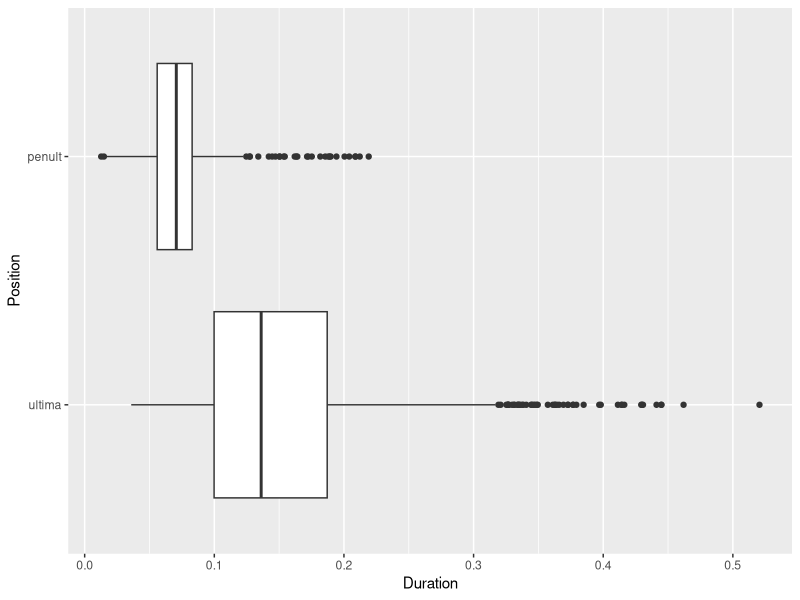
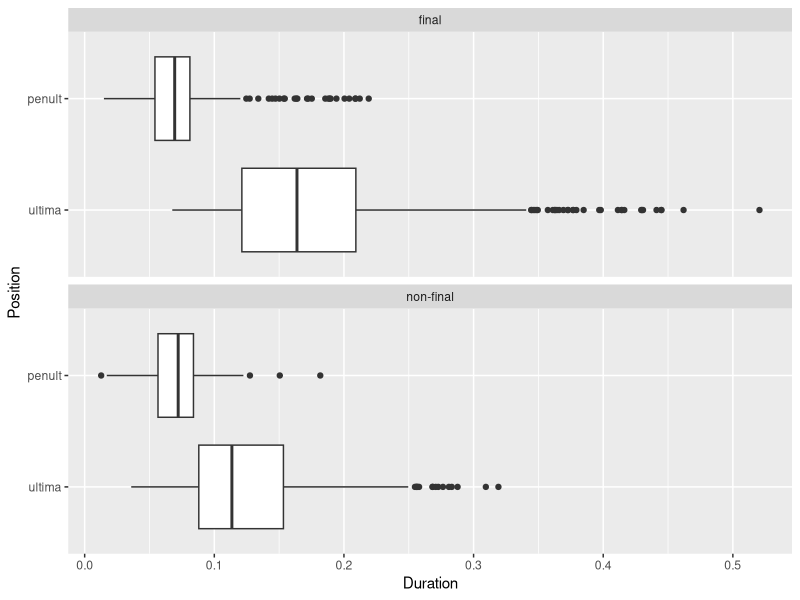
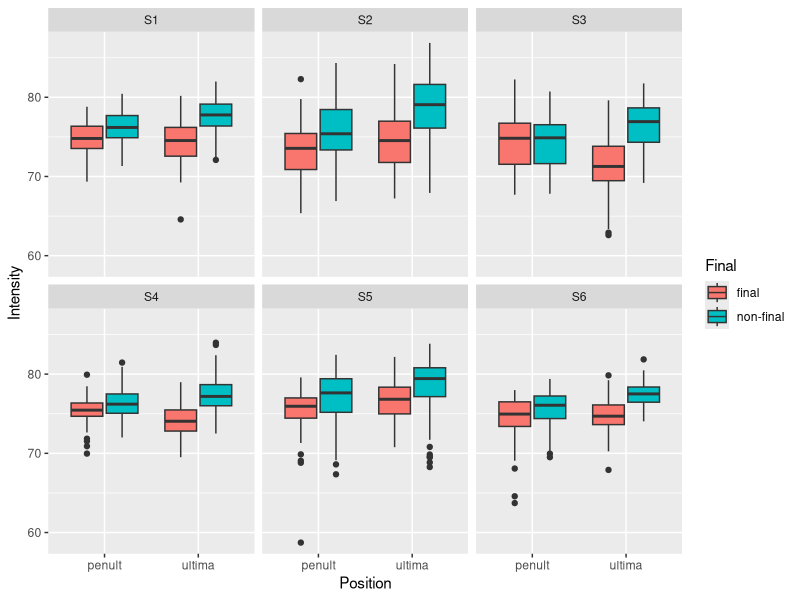

Source code (R) for these figures, in order:
## ---- chunk 1
knitr::opts_chunk$set(echo = TRUE)
## ---- chunk 2

# Loading libraries
library(tidyverse)
library(knitr)
library(kableExtra)

# Loading the dataframe
pse_stress <- read_tsv("data/pse-stress-simplified.csv") %>% 
                          mutate(Word = fct_recode(Word),
                                Position = fct_recode(Position),
                                Vowel = fct_recode(Vowel),
                                Weight = fct_recode(Weight),
                                Focus = fct_recode(Focus),
                                Final = fct_recode(Final),
                                Participant = fct_recode(Participant)
                                )
                          
                        
head(pse_stress)

## ---- chunk 3
# A simple boxplot of intensity
dur <- ggplot(pse_stress, aes(Position, Duration))
dur + geom_boxplot() + coord_flip() + scale_x_discrete(limits = rev(levels(pse_stress$Position)))
## ---- chunk 4
# A simple boxplot of intensity
dur <- ggplot(pse_stress, aes(Position, Duration))
dur + geom_boxplot() + facet_wrap(~Final, ncol = 1) + coord_flip() + scale_x_discrete(limits = rev(levels(pse_stress$Position)))
## ---- chunk 5
pse_stress %>% 
  group_by(Position) %>%
  summarize(Duration = round(mean(Duration), 3)) %>%
  kable()
## ---- chunk 6
# A simple boxplot of intensity
int <- ggplot(pse_stress, aes(Position, Intensity, fill=Final))
int + geom_boxplot() + facet_wrap(~Participant)
